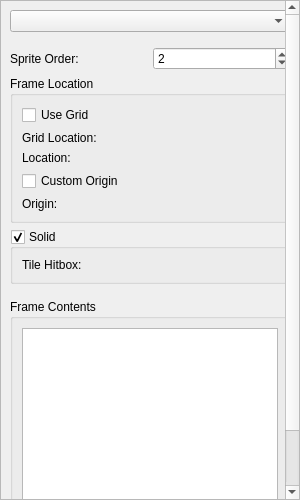
<?xml version="1.0" encoding="UTF-8"?>
<ui version="4.0">
 <class>UnTech::GuiQt::MetaSprite::SpriteImporter::FrameDock</class>
 <widget class="QDockWidget" name="UnTech::GuiQt::MetaSprite::SpriteImporter::FrameDock">
  <property name="geometry">
   <rect>
    <x>0</x>
    <y>0</y>
    <width>300</width>
    <height>500</height>
   </rect>
  </property>
  <property name="features">
   <set>QDockWidget::DockWidgetMovable</set>
  </property>
  <property name="windowTitle">
   <string>Frame</string>
  </property>
  <widget class="QWidget" name="dockWidgetContents">
   <layout class="QVBoxLayout" name="verticalLayout">
    <property name="leftMargin">
     <number>0</number>
    </property>
    <property name="topMargin">
     <number>0</number>
    </property>
    <property name="rightMargin">
     <number>0</number>
    </property>
    <property name="bottomMargin">
     <number>0</number>
    </property>
    <item>
     <widget class="QScrollArea" name="scrollArea">
      <property name="sizePolicy">
       <sizepolicy hsizetype="MinimumExpanding" vsizetype="Expanding">
        <horstretch>0</horstretch>
        <verstretch>0</verstretch>
       </sizepolicy>
      </property>
      <property name="horizontalScrollBarPolicy">
       <enum>Qt::ScrollBarAlwaysOff</enum>
      </property>
      <property name="widgetResizable">
       <bool>true</bool>
      </property>
      <widget class="QWidget" name="scrollAreaWidgetContents">
       <property name="geometry">
        <rect>
         <x>0</x>
         <y>0</y>
         <width>298</width>
         <height>574</height>
        </rect>
       </property>
       <layout class="QVBoxLayout" name="scrollAreaLayout">
        <item>
         <widget class="QComboBox" name="frameComboBox"/>
        </item>
        <item>
         <widget class="QWidget" name="frameWidget" native="true">
          <layout class="QGridLayout" name="gridLayout">
           <property name="leftMargin">
            <number>0</number>
           </property>
           <property name="rightMargin">
            <number>0</number>
           </property>
           <item row="0" column="0">
            <widget class="QLabel" name="spriteOrderLabel">
             <property name="text">
              <string>Sprite Order:</string>
             </property>
            </widget>
           </item>
           <item row="0" column="1">
            <widget class="QSpinBox" name="spriteOrder">
             <property name="maximum">
              <number>3</number>
             </property>
             <property name="value">
              <number>2</number>
             </property>
            </widget>
           </item>
           <item row="1" column="0" colspan="2">
            <widget class="QGroupBox" name="frameLocationBox">
             <property name="title">
              <string>Frame Location</string>
             </property>
             <layout class="QFormLayout" name="frameLocationLayout">
              <item row="0" column="0" colspan="2">
               <widget class="QCheckBox" name="useGridLocation">
                <property name="text">
                 <string>Use Grid</string>
                </property>
               </widget>
              </item>
              <item row="1" column="0">
               <widget class="QLabel" name="gridLocationLabel">
                <property name="text">
                 <string>Grid Location:</string>
                </property>
               </widget>
              </item>
              <item row="1" column="1">
               <widget class="PointWidget" name="gridLocation" native="true"/>
              </item>
              <item row="2" column="0">
               <widget class="QLabel" name="frameLocationLabel">
                <property name="text">
                 <string>Location:</string>
                </property>
               </widget>
              </item>
              <item row="2" column="1">
               <widget class="RectWidget" name="frameLocation" native="true"/>
              </item>
              <item row="3" column="0" colspan="2">
               <widget class="QCheckBox" name="useCustomOrigin">
                <property name="text">
                 <string>Custom Origin</string>
                </property>
               </widget>
              </item>
              <item row="4" column="0">
               <widget class="QLabel" name="originLabel">
                <property name="text">
                 <string>Origin:</string>
                </property>
               </widget>
              </item>
              <item row="4" column="1">
               <widget class="PointWidget" name="origin" native="true"/>
              </item>
             </layout>
            </widget>
           </item>
           <item row="2" column="0" colspan="2">
            <widget class="QGroupBox" name="solid">
             <property name="title">
              <string>Solid</string>
             </property>
             <property name="checkable">
              <bool>true</bool>
             </property>
             <layout class="QFormLayout" name="formLayout_2">
              <item row="0" column="1">
               <widget class="RectWidget" name="tileHitbox" native="true"/>
              </item>
              <item row="0" column="0">
               <widget class="QLabel" name="tileHitboxLabel">
                <property name="text">
                 <string>Tile Hitbox:</string>
                </property>
               </widget>
              </item>
             </layout>
            </widget>
           </item>
          </layout>
         </widget>
        </item>
        <item>
         <widget class="QGroupBox" name="frameContentsBox">
          <property name="title">
           <string>Frame Contents</string>
          </property>
          <layout class="QVBoxLayout" name="verticalLayout_2">
           <item>
            <widget class="QTreeView" name="frameContents">
             <property name="sizePolicy">
              <sizepolicy hsizetype="MinimumExpanding" vsizetype="MinimumExpanding">
               <horstretch>0</horstretch>
               <verstretch>0</verstretch>
              </sizepolicy>
             </property>
             <property name="horizontalScrollBarPolicy">
              <enum>Qt::ScrollBarAlwaysOff</enum>
             </property>
             <property name="selectionMode">
              <enum>QAbstractItemView::ExtendedSelection</enum>
             </property>
            </widget>
           </item>
           <item>
            <widget class="QToolBar" name="frameContentsButtons">
             <property name="movable">
              <bool>false</bool>
             </property>
             <property name="iconSize">
              <size>
               <width>16</width>
               <height>16</height>
              </size>
             </property>
             <property name="floatable">
              <bool>false</bool>
             </property>
            </widget>
           </item>
          </layout>
         </widget>
        </item>
       </layout>
      </widget>
     </widget>
    </item>
   </layout>
  </widget>
 </widget>
 <customwidgets>
  <customwidget>
   <class>PointWidget</class>
   <extends>QWidget</extends>
   <header>gui-qt/common/widgets/pointwidget.h</header>
   <container>1</container>
  </customwidget>
  <customwidget>
   <class>RectWidget</class>
   <extends>QWidget</extends>
   <header>gui-qt/common/widgets/rectwidget.h</header>
   <container>1</container>
  </customwidget>
 </customwidgets>
 <resources/>
 <connections/>
</ui>
